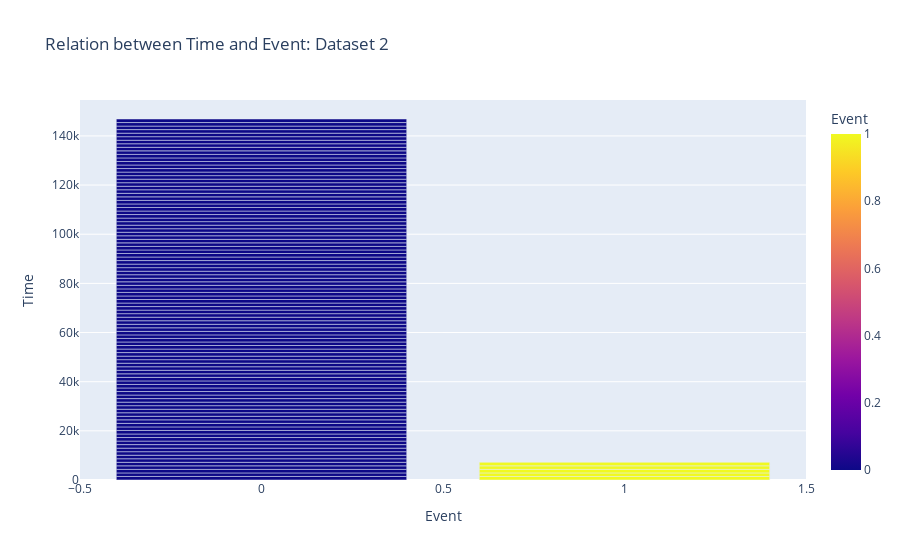

The code cell stored with this chart in its notebook:
### Code cell
fig = px.bar(df4, x='Event', y='Time', color='Event' ,title='Relation between Time and Event: Dataset 2')
fig.update_layout(showlegend=False)

### Figure 1 — Plotly figure (JSON) as saved in the notebook; plotly's stock layout.template omitted (floating-point values rounded to 4 significant figures)
{"data": [{"alignmentgroup": "True", "hovertemplate": "Event=%{marker.color}<br>Time=%{y}<extra></extra>", "legendgroup": "", "marker": {"color": [1, 0, 0, 0, 0, 0, 1, 0, 0, 0, 0, 0, 0, 0, 0, 0, 0, 0, 0, 0, 0, 0, 0, 0, 0, 0, 0, 0, 0, 0, 0, 0, 0, 0, 0, 0, 0, 0, 0, 0, 0, 1, 0, 0, 0, 0, 0, 0, 0, 0, 0, 0, 0, 0, 0, 0, 0, 0, 0, 0, 0, 0, 0, 0, 0, 0, 0, 0, 0, 0, 0, 1, 0, 0, 0, 0, 0, 0, 0, 0, 0, 0, 0, 0, 0, 0, 0, 0, 0, 0, 0, 0, 0, 0, 0, 0, 0, 0, 0, 0, 0, 1, 0, 0, 0, 0, 0], "coloraxis": "coloraxis", "pattern": {"shape": ""}}, "name": "", "offsetgroup": "", "orientation": "v", "showlegend": false, "textposition": "auto", "type": "bar", "x": [1, 0, 0, 0, 0, 0, 1, 0, 0, 0, 0, 0, 0, 0, 0, 0, 0, 0, 0, 0, 0, 0, 0, 0, 0, 0, 0, 0, 0, 0, 0, 0, 0, 0, 0, 0, 0, 0, 0, 0, 0, 1, 0, 0, 0, 0, 0, 0, 0, 0, 0, 0, 0, 0, 0, 0, 0, 0, 0, 0, 0, 0, 0, 0, 0, 0, 0, 0, 0, 0, 0, 1, 0, 0, 0, 0, 0, 0, 0, 0, 0, 0, 0, 0, 0, 0, 0, 0, 0, 0, 0, 0, 0, 0, 0, 0, 0, 0, 0, 0, 0, 1, 0, 0, 0, 0, 0], "xaxis": "x", "y": [1440, 1440, 1440, 1440, 1440, 1440, 1440, 1440, 1440, 1440, 1440, 1440, 1440, 1440, 1440, 1440, 1440, 1440, 1440, 1440, 1440, 1440, 1440, 1440, 1440, 1440, 1440, 1440, 1440, 1440, 1440, 1440, 1440, 1440, 1440, 1440, 1440, 1440, 1440, 1440, 1440, 1440, 1440, 1440, 1440, 1440, 1440, 1440, 1440, 1440, 1440, 1440, 1440, 1440, 1440, 1440, 1440, 1440, 1440, 1440, 1440, 1440, 1440, 1440, 1440, 1440, 1440, 1440, 1440, 1440, 1440, 1440, 1440, 1440, 1440, 1440, 1440, 1440, 1440, 1440, 1440, 1440, 1440, 1440, 1440, 1440, 1440, 1440, 1440, 1440, 1440, 1440, 1440, 1440, 1440, 1440, 1440, 1440, 1440, 1440, 1440, 1440, 1440, 1440, 1440, 1440, 1440], "yaxis": "y"}], "layout": {"autosize": true, "barmode": "relative", "coloraxis": {"colorbar": {"title": {"text": "Event"}}, "colorscale": [[0, "#0d0887"], [0.1111, "#46039f"], [0.2222, "#7201a8"], [0.3333, "#9c179e"], [0.4444, "#bd3786"], [0.5556, "#d8576b"], [0.6667, "#ed7953"], [0.7778, "#fb9f3a"], [0.8889, "#fdca26"], [1, "#f0f921"]]}, "legend": {"tracegroupgap": 0}, "showlegend": false, "title": {"text": "Relation between Time and Event: Dataset 2"}, "xaxis": {"anchor": "y", "autorange": true, "domain": [0, 1], "range": [-0.5, 1.5], "title": {"text": "Event"}, "type": "linear"}, "yaxis": {"anchor": "x", "autorange": true, "domain": [0, 1], "range": [0, 154600.0], "title": {"text": "Time"}, "type": "linear"}}}
